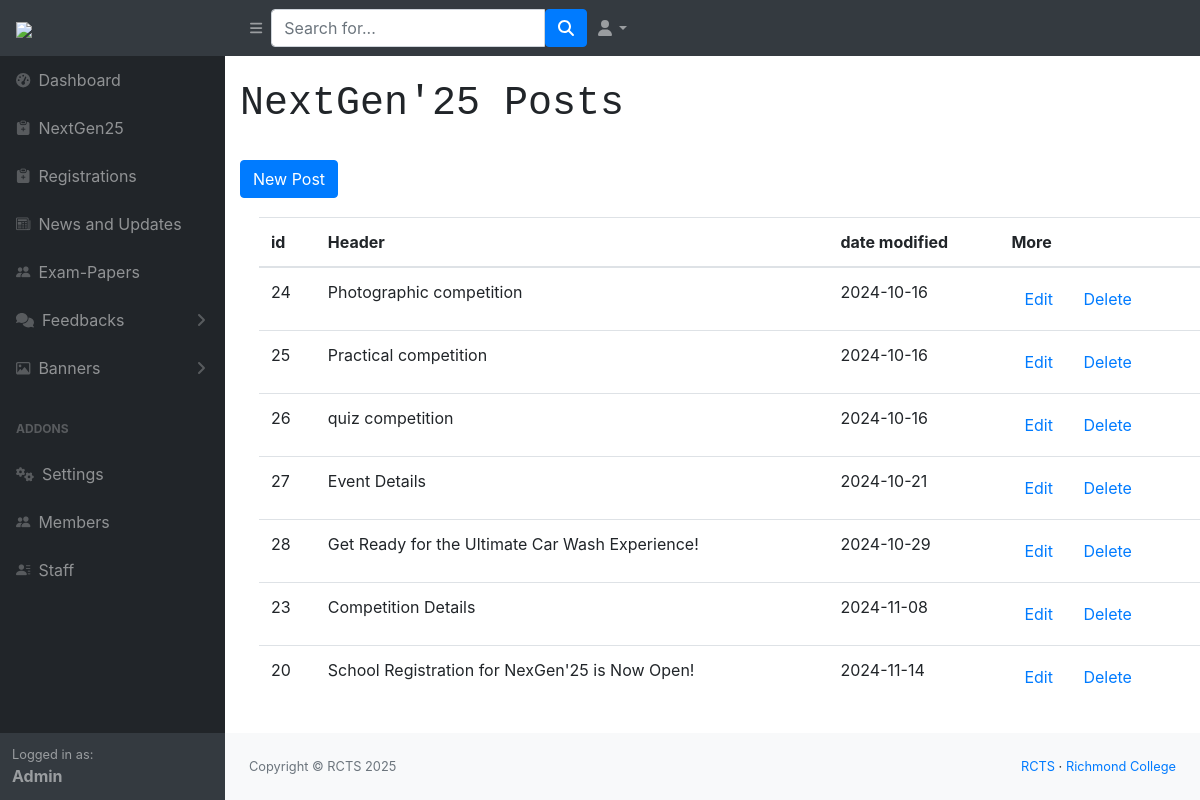
/pages/nextgen.php (signed in), run on the app's committed database.
### tables this page shows
CREATE TABLE `nextgen` (
  `id` int NOT NULL,
  `news_header` varchar(50) NOT NULL,
  `news_description` text NOT NULL,
  `date_time` date NOT NULL,
  `img_path` text
);

### pages/nextgen.php (the view, shortened to what this page needs)
<?php
if (isset($_SESSION['email'])) {
    ?>
    <!DOCTYPE html>
    <html lang="en">
    <head>
        <link href="css/styles.css" rel="stylesheet" />
        <link rel="stylesheet" href="https://cdnjs.cloudflare.com/ajax/libs/font-awesome/4.7.0/css/font-awesome.min.css">
        <link href="//maxcdn.bootstrapcdn.com/bootstrap/4.1.1/css/bootstrap.min.css" rel="stylesheet" id="bootstrap-css">
    </head>
    <body class="sb-nav-fixed">
        <?php include 'top-navbar.php'; ?>
        <?php include 'left-side-bar.php'; ?>
        <div id="layoutSidenav_content">
            <?php
            include('../controller/connection.php');
            $sql = 'SELECT id, news_header, news_description, date_time, img_path FROM nextgen ORDER BY date_time';
            $result = $con->query($sql);
            ?>
            <br>
            <div class="container-fluid">
                <h1 style=" font-family: Share Tech Mono, monospace;"> NextGen'25 Posts</h1><br>
                <button class="btn btn-primary" onclick="location.href='new-nextgen-post.php';">New Post</button>
                <table class="table">
                    <thead>
                        <tr>
                            <th>id</th>
                            <th>Header</th>
                            <th>date modified</th>
                            <th>More</th>
                        </tr>
                    </thead>
                    <tbody>
                        <?php while ($row = $result->fetch_assoc()): ?>
                            <tr>
                                <td><?php echo htmlspecialchars($row['id']); ?></td>
                                <td><?php echo htmlspecialchars($row['news_header']); ?></td>
                                <td><?php echo htmlspecialchars($row['date_time']); ?></td>
                                <td>
                                    <button type="button" class="btn btn-link"
                                        onclick="location.href='edit-nextgen-post.php?id=<?php echo urlencode($row['id']) ?>';">Edit</button>
                                    <button type="button" class="btn btn-link"
                                        onclick="location.href='../data/delete-nextgen-post.php?id=<?php echo urlencode($row['id']) ?>';">Delete</button>
                                </td>
                            </tr>
                        <?php endwhile; ?>
                    </tbody>
                </table>
            </div>
            <?php include 'footer.php'; ?>
        </div>
        </div>
    </body>
    </html>
<?php } else {
    header("Location:../login.php");
    exit;
}
?>

### pages/top-navbar.php (shortened to what this page needs)
<nav class="sb-topnav navbar navbar-expand navbar-dark bg-dark">
    <a class="navbar-brand ps-3" href="../index.php" title="Richmond College Technology Society"><img src="../assets/img/Logo-Tech-2.png" width="45"></a>
    <button class="btn btn-link btn-sm order-1 order-lg-0 me-4 me-lg-0" id="sidebarToggle" href="#!"><i class="fas fa-bars"></i></button>
    <form class="d-none d-md-inline-block form-inline ms-auto me-0 me-md-3 my-2 my-md-0">
        <div class="input-group">
            <input class="form-control" type="text" placeholder="Search for..." aria-label="Search for..." aria-describedby="btnNavbarSearch" />
            <button class="btn btn-primary" id="btnNavbarSearch" type="button"><i class="fas fa-search"></i></button>
        </div>
    </form>
    <ul class="navbar-nav ms-auto ms-md-0 me-3 me-lg-4">
        <li class="nav-item dropdown">
            <a class="nav-link dropdown-toggle" id="navbarDropdown" href="#" role="button" data-bs-toggle="dropdown" aria-expanded="false"><i class="fas fa-user fa-fw"></i></a>
        </li>
    </ul>
</nav>

### pages/left-side-bar.php (shortened to what this page needs)
<link rel="stylesheet" href="https://cdn.jsdelivr.net/npm/bootstrap-icons@1.11.3/font/bootstrap-icons.min.css">
<div id="layoutSidenav">
    <div id="layoutSidenav_nav">
        <nav class="sb-sidenav accordion sb-sidenav-dark" id="sidenavAccordion">
            <div class="sb-sidenav-menu">
                <div class="nav">
                    <a class="nav-link" href="dashboard.php">
                        <div class="sb-nav-link-icon"><i class="fas fa-tachometer-alt"></i></div>
                        Dashboard
                    </a>
                    <a class="nav-link" href="nextgen.php?code=none">
                        <div class="sb-nav-link-icon"><i class="bi bi-clipboard-plus-fill"></i></div>
                        NextGen25
                    </a>
                    <a class="nav-link" href="registration.php">
                        <div class="sb-nav-link-icon"><i class="bi bi-clipboard-plus-fill"></i></div>
                        Registrations
                    </a>
                    <a class="nav-link" href="news-list.php?code=none">
                        <div class="sb-nav-link-icon"><i class="bi bi-newspaper"></i></div>
                        News and Updates
                    </a>
                    <a class="nav-link" href="exam-papers.php">
                        <div class="sb-nav-link-icon"><i class="bi bi-people-fill"></i></div>
                        Exam-Papers
                    </a>
                    <a class="nav-link collapsed" href="#" data-bs-toggle="collapse" data-bs-target="#collapseLayouts2"
                        aria-expanded="false" aria-controls="collapseLayouts">
                        <div class="sb-nav-link-icon"><i class="fa-solid fa-comments" aria-hidden="true"></i></div>
                        Feedbacks
                        <div class="sb-sidenav-collapse-arrow"><i class="fas fa-angle-down"></i></div>
                    </a>
                    <a class="nav-link collapsed" href="#" data-bs-toggle="collapse" data-bs-target="#collapseLayouts3"
                        aria-expanded="false" aria-controls="collapseLayouts">
                        <div class="sb-nav-link-icon"><i class="fa-regular fa-image"></i></div>
                        Banners
                        <div class="sb-sidenav-collapse-arrow"><i class="fas fa-angle-down"></i></div>
                    </a>
                    <div class="sb-sidenav-menu-heading">Addons</div>
                    <a class="nav-link" href="settings.php">
                        <div class="sb-nav-link-icon"><i class="fa fa-cogs" aria-hidden="true"></i></div>
                        Settings
                    </a>
                    <a class="nav-link" href="change-members.php">
                        <div class="sb-nav-link-icon"><i class="bi bi-people-fill"></i></div>
                        Members
                    </a>
                    <a class="nav-link" href="staff.php">
                        <div class="sb-nav-link-icon"><i class="bi bi-person-lines-fill"></i></div>
                        Staff
                    </a>
                </div>
            </div>
            <div class="sb-sidenav-footer">
                <div class="small">Logged in as:</div>
                <b>Admin</b>
            </div>
        </nav>
    </div>

### pages/footer.php (shortened to what this page needs)
<footer class="py-4 bg-light mt-auto">
    <div class="container-fluid px-4">
        <div class="d-flex align-items-center justify-content-between small">
            <div class="text-muted">Copyright &copy; RCTS <?php echo date("Y"); ?></div>
            <div>
                <a href="http://www.tech.richmondcollege.lk/" title="Official website of Richmond College Technology Society">RCTS</a>
                &middot;
                <a href="http://www.richmondcollege.lk/" title="Official website of Richmond College">Richmond College</a>
            </div>
        </div>
    </div>
</footer>

### pages/nextgen.php (style rules this page uses)
table { margin: 2%; }

### pages/footer.php (style rules this page uses)
body { min-height: 100vh; display: flex; flex-direction: column; }
footer { margin-top: auto; }

### data on the page
nextgen: id "24", news_header "Photographic competition", date_time "2024-10-16"
nextgen: id "25", news_header "Practical competition", date_time "2024-10-16"
nextgen: id "26", news_header "quiz competition", date_time "2024-10-16"
nextgen: id "27", news_header "Event Details", date_time "2024-10-21"
nextgen: id "28", news_header "Get Ready for the Ultimate Car Wash Experience!", date_time "2024-10-29"
nextgen: id "23", news_header "Competition Details", date_time "2024-11-08"
nextgen: id "20", news_header "School Registration for NexGen'25 is Now Open!", date_time "2024-11-14"
